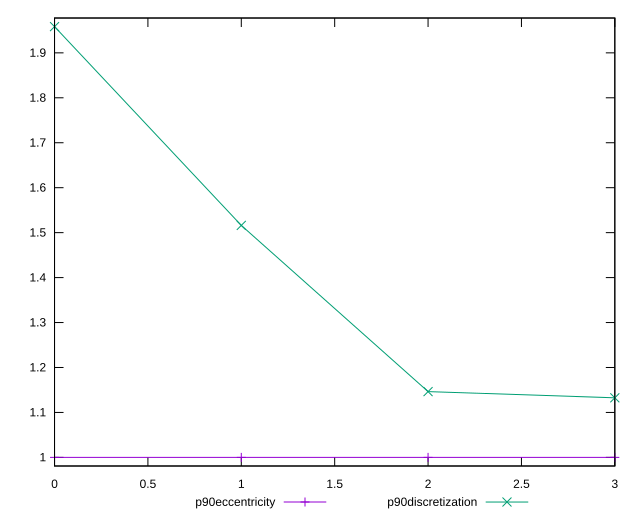

Write gnuplot code to recreate this figure.
reset

$p90Eccentricity <<EOF
0 1.0000000000000007
1 0.9999999999999994
2 0.9999999999999997
3 0.9999999999999997
EOF

$p90Discretization <<EOF
0 1.9583333333333333
1 1.5161290322580645
2 1.146341463414634
3 1.1325301204819278
EOF

set key outside below
set xrange [0:3]
set yrange [0.9808333333333328:1.9775]
set trange [0.9808333333333328:1.9775]
set terminal svg size 640, 520 enhanced background rgb 'white'
set output "reports/report_00033_2021-03-01T14-23-16.841Z/total-blocking-time/progression/eccentricity.svg"

plot $p90Eccentricity title "p90eccentricity" with linespoints, \
     $p90Discretization title "p90discretization" with linespoints

reset
